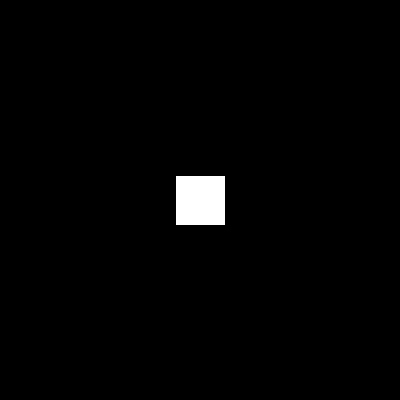
Frame 1 (no input)
Frame 60 (the mouse pressed at the canvas centre just before this capture): identical to frame 1, image omitted
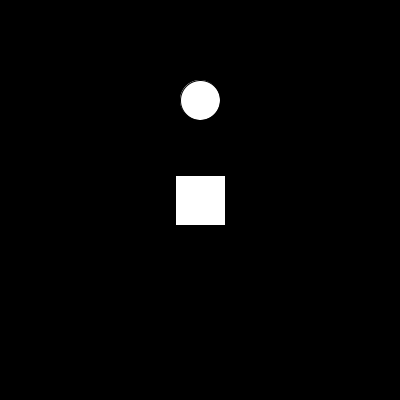
Frame 120 (the mouse held since frame 60 and released just before this capture)

The Processing sketch that drew these frames (run headless with seeded random() and noise(); from frame 60 on, the mouse is pressed at the canvas centre):

// Processing sketch: working_example
// ── working_example.pde
ArrayList<Ball> balls = new ArrayList<Ball>();

// moving rectangle data
float rectangleX;
float rectangleY;
float rectangleWidth;
float rectangleHeight;

void setup()
{
 size(400,400);
 background(0);
 rectMode(CENTER);
 
 rectangleX = width/2;
 rectangleY = height/2;
 rectangleWidth = 50;
 rectangleHeight = 50;
}

void draw()
{
  background(0);  
  
  // move left
  if(keyCode == 37)
  {
    if(rectangleX <= 0+rectangleWidth*2)
    {
      rectangleX = 0;
    }
    else
    {
      rectangleX -= 5;
    }
  }
  
  if(keyCode == 39)
  {
    if(rectangleX >= width-rectangleWidth*2)
    {
       rectangleX = width; 
    }
    else
    {
      rectangleX += 5;
    }
  }
  
  rect(rectangleX, rectangleY, rectangleWidth, rectangleHeight);
  
  
 // draw all the balls again at the start... & make sure they fall
 for(int i = 0; i < balls.size(); i++)
 {
    balls.get(i).display();
    balls.get(i).fall();
 }
 
 
}

void mousePressed()
{
   fill(255);
   //noStroke();
   balls.add(new Ball(mouseX, mouseY, 20, 20, 20, 20, 20));
   int lastBall = balls.size()-1;
   balls.get(lastBall).display();
   balls.get(lastBall).fall();
}


class Ball
{
 // data
   float circleX;
   float circleY;
   float radius;
   float rectangleX;
   float rectangleY;
   float rectangleWidth;
   float rectangleHeight;
   
   
 // constructor
 Ball(
   float _circleX,
   float _circleY,
   float _radius,
   float _rectangleX,
   float _rectangleY,
   float _rectangleWidth,
   float _rectangleHeight)
 {
   circleX = _circleX;
   circleY = _circleY;
   radius = _radius;
   rectangleX = _rectangleX;
   rectangleY = _rectangleY;
   rectangleWidth = _rectangleWidth;
   rectangleHeight = _rectangleHeight;
 }
 
 // methods
 
 void display()
 {
   ellipseMode(CENTER);
   ellipse(circleX, circleY, radius*2, radius*2);
 }
 
 void fall()
 {
   circleY += 5;
   if(circleY >= height)
   {
     circleY = 0;
   }
 }
 
  boolean isCollidingCircleRectangle(
      float circleX,
      float circleY,
      float radius,
      float rectangleX,
      float rectangleY,
      float rectangleWidth,
      float rectangleHeight)
  {
    float circleDistanceX = abs(circleX - rectangleX - rectangleWidth/2);
    float circleDistanceY = abs(circleY - rectangleY - rectangleHeight/2);
   
    if (circleDistanceX > (rectangleWidth/2 + radius)) { return false; }
    if (circleDistanceY > (rectangleHeight/2 + radius)) { return false; }
   
    if (circleDistanceX <= (rectangleWidth/2)) { return true; }
    if (circleDistanceY <= (rectangleHeight/2)) { return true; }
   
    float cornerDistance_sq = pow(circleDistanceX - rectangleWidth/2, 2) +
                         pow(circleDistanceY - rectangleHeight/2, 2);
   
    return (cornerDistance_sq <= pow(radius,2));
  }
 
 
}
